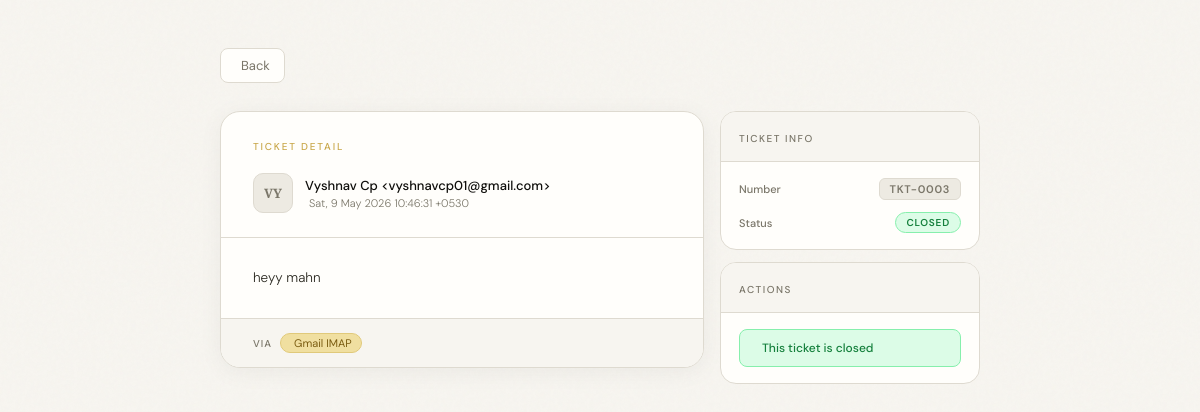
Screenshot of /staff/ticket/3/ (signed in) with the database file from the repository.
### myapp/models.py (models this page shows, shortened)
class Ticket(models.Model):
    STATUS_CHOICES = [
        ("open",        "Open"),
        ("assigned",    "Assigned"),
        ("closed",      "Closed"),
    ]
    ticket_number = models.CharField(max_length=20, unique=True, editable=False)
    mail_id  = models.CharField(max_length=50, unique=True)   # IMAP mail id
    subject  = models.TextField(blank=True)
    sender   = models.CharField(max_length=255, blank=True)
    date     = models.CharField(max_length=100, blank=True)
    body     = models.TextField(blank=True)
    assigned_to = models.ForeignKey(
        Staff,
        null=True, blank=True,
        on_delete=models.SET_NULL,
        related_name="tickets"
    )
    status = models.CharField(max_length=20, choices=STATUS_CHOICES, default="open")
    created_at = models.DateTimeField(auto_now_add=True)
    class Meta:
        ordering = ["-created_at"]

### myapp/views.py (the view)
# urls.py: path("staff/ticket/<int:ticket_id>/", views.staff_ticket_detail, name="staff_ticket_detail"),
def staff_ticket_detail(request, ticket_id):
    staff_email = request.session.get("staff_email")
    if not staff_email:
        return redirect("login")
    staff = get_object_or_404(Staff, email=staff_email)
    ticket = get_object_or_404(Ticket, id=ticket_id, assigned_to=staff)
    if request.method == "POST":
        if request.POST.get("action") == "close":
            ticket.status = "closed"
            ticket.save()
            return redirect("staff_asigned_ticket")
    return render(request, "staff_ticket_detail.html", {
        "ticket": ticket
    })

### templates/staff_ticket_detail.html (shortened to what this page needs)
<!DOCTYPE html>
<html>
<head>
  <link rel="stylesheet" href="https://cdn.jsdelivr.net/npm/@tabler/icons-webfont@latest/tabler-icons.min.css">
</head>
<body>
<div class="shell">
  <a href="{% url 'staff_asigned_ticket' %}" class="back">
     Back
  </a>
  <div class="layout">
    <div class="email-card">
      <div class="email-header">
        <span class="eyebrow">Ticket Detail</span>
        <div class="meta">
          <div class="avatar">{{ ticket.sender|slice:":2"|upper }}</div>
          <div>
            <div class="meta-from">{{ ticket.sender }}</div>
            <div class="meta-date">
              {{ ticket.date }}
            </div>
          </div>
        </div>
      </div>
      <div class="email-body-text">{{ ticket.body }}</div>
      <div class="email-footer">
        <span class="footer-label">Via</span>
        <span class="tag"> Gmail IMAP</span>
      </div>
    </div>
    <div class="sidebar">
      <div class="sidebar-card">
        <div class="sidebar-card-header">
          <span class="sidebar-card-title">Ticket Info</span>
        </div>
        <div class="sidebar-card-body">
          <div class="info-row">
            <span class="info-label">Number</span>
            <span class="ticket-chip">{{ ticket.ticket_number }}</span>
          </div>
          <div class="info-row">
            <span class="info-label">Status</span>
            <span class="status-pill status-{{ ticket.status }}">{{ ticket.status }}</span>
          </div>
        </div>
      </div>
      <div class="sidebar-card">
        <div class="sidebar-card-header">
          <span class="sidebar-card-title">Actions</span>
        </div>
        <div class="sidebar-card-body">
          {% if ticket.status != "closed" %}
          <form method="POST">
            {% csrf_token %}
            <input type="hidden" name="action" value="close">
            <button type="submit" class="close-btn">
              <i class="ti ti-circle-check"></i> Mark as Closed
            </button>
          </form>
          {% else %}
          <div class="closed-notice">
            This ticket is closed
          </div>
          {% endif %}
        </div>
      </div>
    </div>
  </div>
</div>
</body>
</html>

### templates/staff_ticket_detail.html (style rules this page uses)
*, *::before, *::after { box-sizing: border-box; margin: 0; padding: 0; }
:root { --ink: #0f0e0b; --paper: #f7f5f0; --cream: #edeae2; --gold: #c9a84c; --gold-light: #f0dfa0; --muted: #7a7669; --card: #fffefb; --border: #dedad0; --green: #15803d; --green-light: #dcfce7; --green-border: #86efac; --blue: #1d4ed8; --blue-light: #dbeafe; --blue-border: #93c5fd; --red: #c0392b; --red-light: #fde8e8; --red-border: #f5a9a9; }
body { font-family: 'DM Sans', sans-serif; background: var(--paper); min-height: 100vh; color: var(--ink); padding: 48px 24px 80px; }
body::before { content: ''; position: fixed; inset: 0; pointer-events: none; z-index: 0; opacity: 0.6; }
.shell { max-width: 760px; margin: 0 auto; position: relative; z-index: 1; animation: fadeUp 0.4s ease both; }
.back { display: inline-flex; align-items: center; gap: 6px; text-decoration: none; color: var(--muted); font-size: 13px; margin-bottom: 28px; padding: 8px 14px; border: 1px solid var(--border); border-radius: 8px; background: var(--card); transition: color 0.2s, border-color 0.2s; }
.layout { display: grid; grid-template-columns: 1fr 260px; gap: 16px; align-items: start; }
.email-card { background: var(--card); border: 1px solid var(--border); border-radius: 20px; overflow: hidden; box-shadow: 0 4px 24px rgba(0,0,0,0.05); }
.email-header { padding: 28px 32px 24px; border-bottom: 1px solid var(--border); }
.eyebrow { font-size: 10px; font-weight: 500; letter-spacing: 0.18em; text-transform: uppercase; color: var(--gold); display: block; margin-bottom: 10px; }
.meta { display: flex; align-items: center; gap: 12px; }
.avatar { width: 40px; height: 40px; border-radius: 10px; background: var(--cream); border: 1px solid var(--border); display: flex; align-items: center; justify-content: center; font-family: 'Playfair Display', serif; font-weight: 700; font-size: 13px; color: var(--muted); flex-shrink: 0; }
.meta-from { font-size: 13px; font-weight: 500; color: var(--ink); margin-bottom: 2px; }
.meta-date { font-size: 11px; font-weight: 300; color: var(--muted); display: flex; align-items: center; gap: 4px; }
.email-body-text { padding: 28px 32px; line-height: 1.8; white-space: pre-wrap; font-size: 13.5px; font-weight: 300; color: #2a2820; }
.email-footer { padding: 14px 32px; border-top: 1px solid var(--border); background: var(--paper); display: flex; align-items: center; gap: 8px; }
.footer-label { font-size: 10px; font-weight: 500; letter-spacing: 0.1em; text-transform: uppercase; color: var(--muted); }
.tag { display: inline-flex; align-items: center; gap: 4px; font-size: 11px; padding: 2px 9px; border-radius: 20px; background: var(--gold-light); color: #7a5c10; border: 1px solid #e0c97a; }
.sidebar { display: flex; flex-direction: column; gap: 12px; }
.sidebar-card { background: var(--card); border: 1px solid var(--border); border-radius: 16px; overflow: hidden; }
.sidebar-card-header { padding: 14px 18px; border-bottom: 1px solid var(--border); background: var(--paper); }
.sidebar-card-title { font-size: 10px; font-weight: 500; letter-spacing: 0.15em; text-transform: uppercase; color: var(--muted); }
.sidebar-card-body { padding: 16px 18px; }
.info-row { display: flex; justify-content: space-between; align-items: center; margin-bottom: 12px; }
.info-row:last-child { margin-bottom: 0; }
.info-label { font-size: 11px; font-weight: 500; color: var(--muted); }
.ticket-chip { font-size: 11px; font-weight: 600; letter-spacing: 0.06em; padding: 3px 10px; border-radius: 6px; background: var(--cream); color: var(--muted); border: 1px solid var(--border); }
.status-closed { background: var(--green-light); color: var(--green); border: 1px solid var(--green-border); }
.status-pill { font-size: 10px; font-weight: 600; letter-spacing: 0.08em; text-transform: uppercase; padding: 3px 10px; border-radius: 20px; }
.closed-notice { display: flex; align-items: center; gap: 8px; font-size: 12px; font-weight: 500; color: var(--green); background: var(--green-light); border: 1px solid var(--green-border); border-radius: 8px; padding: 10px 14px; }

### rows the page displays
Ticket: sender "VY", sender "Vyshnav Cp <vyshnavcp01@gmail.com>", date "Sat, 9 May 2026 10:46:31 +0530", body "heyy mahn", ticket_number "TKT-0003", status "CLOSED"
